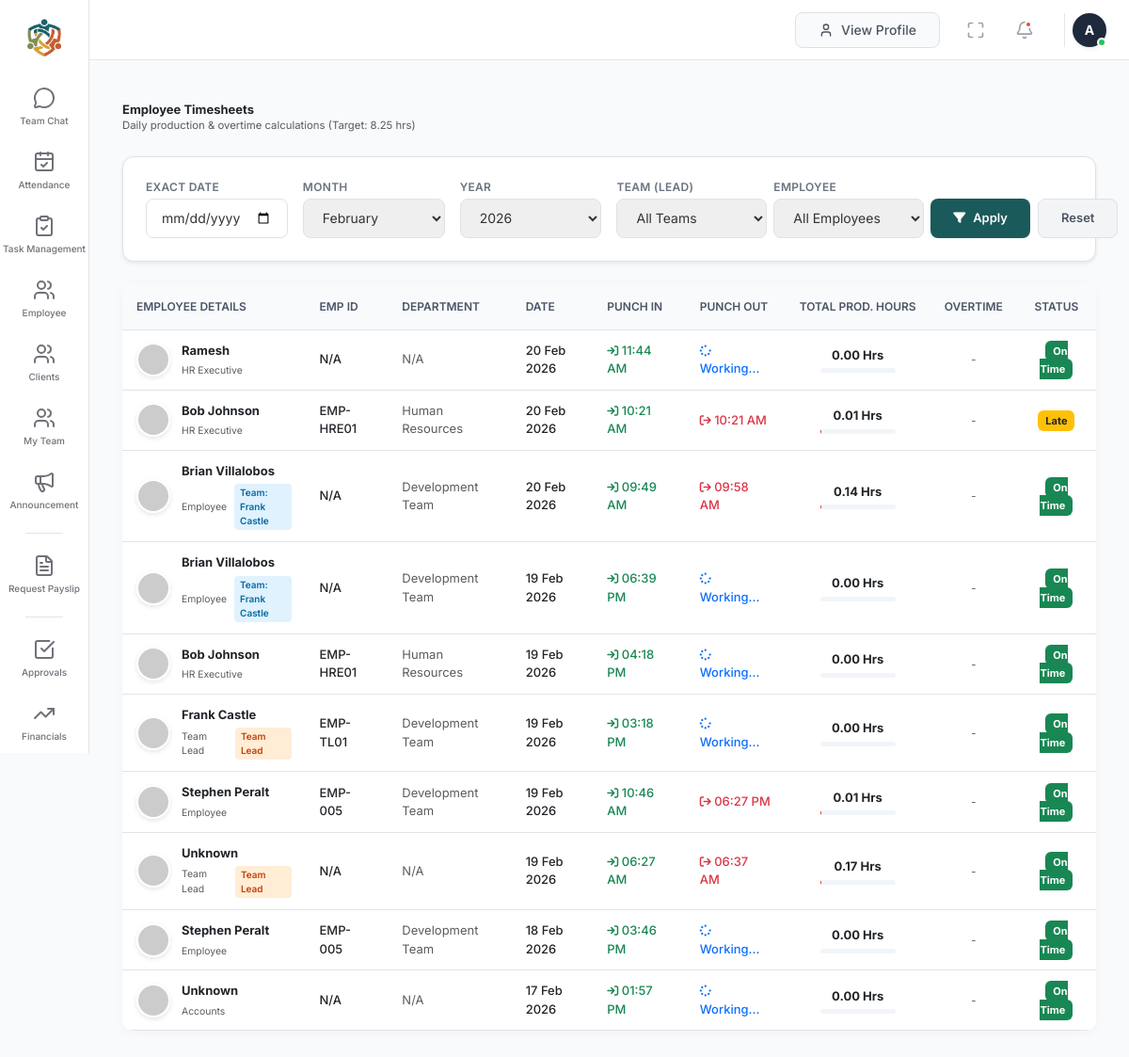
Screenshot of /manager/timesheets_manager.php (signed in) with the database file from the repository.
### tables this page shows
CREATE TABLE `attendance` (
  `id` int(11) NOT NULL,
  `user_id` int(11) NOT NULL,
  `department` varchar(100) DEFAULT NULL,
  `punch_in` datetime DEFAULT NULL,
  `punch_out` datetime DEFAULT NULL,
  `production_hours` decimal(5,2) DEFAULT 0.00,
  `status` enum('On Time','Late','WFH','Absent') DEFAULT 'On Time',
  `date` date NOT NULL,
  `break_time` varchar(50) DEFAULT NULL
);

CREATE TABLE `users` (
  `id` int(11) NOT NULL,
  `name` varchar(100) DEFAULT NULL,
  `employee_id` varchar(20) DEFAULT NULL,
  `department` varchar(100) DEFAULT NULL,
  `username` varchar(100) NOT NULL,
  `email` varchar(255) DEFAULT NULL,
  `password` varchar(255) NOT NULL,
  `role` enum('System Admin','HR','Manager','Team Lead','Employee','Sales','Digital Marketing','IT Admin','IT Executive','HR Executive','CFO','Accounts') NOT NULL,
  `last_password_change` timestamp NULL DEFAULT NULL
);

### manager/timesheets_manager.php (the view, shortened to what this page needs)
<?php
require_once '../include/db_connect.php';
$session_id = $_SESSION['user_id'];
$role_q = mysqli_query($conn, "SELECT role FROM users WHERE id = '$session_id'");
$role_row = mysqli_fetch_assoc($role_q);
$role = $role_row['role'] ?? 'Employee';
$hierarchy_sql = "";
$filter_date  = $_GET['f_date'] ?? '';
$filter_month = $_GET['f_month'] ?? '';
$filter_year  = $_GET['f_year'] ?? '';
$filter_tl    = $_GET['f_tl'] ?? '';
$filter_emp   = $_GET['f_emp'] ?? '';
if (empty($filter_date) && empty($filter_month) && empty($filter_year) && empty($filter_tl) && empty($filter_emp)) {
    $filter_month = date('m');
    $filter_year = date('Y');
}
$conditions = [];
if (!empty($filter_date)) {
    $conditions[] = "a.date = '" . mysqli_real_escape_string($conn, $filter_date) . "'";
} else {
    if (!empty($filter_month)) {
        $conditions[] = "MONTH(a.date) = '" . mysqli_real_escape_string($conn, $filter_month) . "'";
    }
    if (!empty($filter_year)) {
        $conditions[] = "YEAR(a.date) = '" . mysqli_real_escape_string($conn, $filter_year) . "'";
    }
}
$whereSQL = count($conditions) > 0 ? " AND " . implode(' AND ', $conditions) : "";
$query = "
    SELECT DISTINCT
        a.id as attendance_id,
        u.id as user_id,
        u.name as emp_name,
        u.role,
        ep.emp_id_code,
        ep.department,
        a.date,
        a.punch_in,
        a.punch_out,
        a.production_hours,
        a.status,
        tl.name as team_lead_name,
        mgr.name as manager_name
    FROM attendance a
    JOIN users u ON a.user_id = u.id
    LEFT JOIN employee_profiles ep ON u.id = ep.user_id
    LEFT JOIN users tl ON ep.reporting_to = tl.id
    LEFT JOIN users mgr ON ep.manager_id = mgr.id
    WHERE 1=1
    $hierarchy_sql
    $whereSQL
    ORDER BY a.date DESC, a.punch_in DESC
";
$result = mysqli_query($conn, $query);
$timesheets = [];
if ($result) {
    while ($row = mysqli_fetch_assoc($result)) {
        $timesheets[] = $row;
    }
}
$current_year = date('Y');
$years = range(2024, $current_year + 2);
$months = [
    '01' => 'January', '02' => 'February', '03' => 'March', '04' => 'April',
    '05' => 'May', '06' => 'June', '07' => 'July', '08' => 'August',
    '09' => 'September', '10' => 'October', '11' => 'November', '12' => 'December'
];
?>
<!DOCTYPE html>
<html lang="en">
<head>
    <link href="https://cdn.jsdelivr.net/npm/bootstrap@5.3.0/dist/css/bootstrap.min.css" rel="stylesheet">
    <script src="https://cdn.tailwindcss.com"></script>
    <link rel="stylesheet" href="https://cdnjs.cloudflare.com/ajax/libs/font-awesome/6.0.0/css/all.min.css">
</head>
<body class="bg-slate-50">
    <?php include('../sidebars.php'); ?>
    <main id="mainContent">
        <?php include '../header.php'; ?>
        <div class="mb-4">
            <h4 class="fw-bold mb-0 text-dark">
                <?php
                    if($role === 'Manager') echo "Department Timesheets";
                    elseif($role === 'Team Lead') echo "My Team Timesheets";
                    else echo "Employee Timesheets";
                ?>
            </h4>
            <p class="text-muted small mb-0">Daily production & overtime calculations (Target: 8.25 hrs)</p>
        </div>
        <form method="GET" action="timesheets_manager.php" class="bg-white p-4 rounded-xl shadow-sm border border-gray-100 mb-4 grid grid-cols-1 md:grid-cols-3 lg:grid-cols-6 gap-3 items-end">
            <div class="flex-1 min-w-[140px]">
                <label class="block text-xs font-semibold text-gray-500 mb-1 uppercase tracking-wide">Exact Date</label>
                <input type="date" name="f_date" value="<?php echo htmlspecialchars($filter_date); ?>"
                       class="w-full border border-gray-300 rounded-lg px-3 text-sm outline-none focus:border-[#1b5a5a] h-[42px]">
            </div>
            <div class="flex-1 min-w-[130px]">
                <label class="block text-xs font-semibold text-gray-500 mb-1 uppercase tracking-wide">Month</label>
                <select name="f_month" class="w-full border border-gray-300 rounded-lg px-3 text-sm outline-none focus:border-[#1b5a5a] h-[42px]">
                    <?php foreach($months as $num => $name): ?>
                        <option value="<?php echo $num; ?>" <?php echo ($filter_month == $num) ? 'selected' : ''; ?>>
                            <?php echo $name; ?>
                        </option>
                    <?php endforeach; ?>
                </select>
            </div>
            <div class="flex-1 min-w-[110px]">
                <label class="block text-xs font-semibold text-gray-500 mb-1 uppercase tracking-wide">Year</label>
                <select name="f_year" class="w-full border border-gray-300 rounded-lg px-3 text-sm outline-none focus:border-[#1b5a5a] h-[42px]">
                    <?php foreach($years as $y): ?>
                        <option value="<?php echo $y; ?>" <?php echo ($filter_year == $y) ? 'selected' : ''; ?>>
                            <?php echo $y; ?>
                        </option>
                    <?php endforeach; ?>
                </select>
            </div>
            <?php if($role === 'Manager' || $role === 'HR' || $role === 'System Admin' || $role === 'HR Executive'): ?>
            <div class="flex-1 min-w-[160px]">
                <label class="block text-xs font-semibold text-gray-500 mb-1 uppercase tracking-wide">Team (Lead)</label>
                <select name="f_tl" class="w-full border border-gray-300 rounded-lg px-3 text-sm outline-none focus:border-[#1b5a5a] h-[42px]">
                    <option value="">All Teams</option>
                </select>
            </div>
            <?php endif; ?>
            <?php if($role !== 'Employee'): ?>
            <div class="flex-1 min-w-[160px]">
                <label class="block text-xs font-semibold text-gray-500 mb-1 uppercase tracking-wide">Employee</label>
                <select name="f_emp" class="w-full border border-gray-300 rounded-lg px-3 text-sm outline-none focus:border-[#1b5a5a] h-[42px]">
                    <option value="">All Employees</option>
                </select>
            </div>
            <?php endif; ?>
            <div class="flex items-center gap-2 lg:col-span-1">
                <button type="submit" class="bg-[#1b5a5a] hover:bg-[#134444] text-white px-4 rounded-lg font-semibold transition-colors h-[42px] flex items-center justify-center gap-2 w-full">
                    <i class="fa-solid fa-filter"></i> Apply
                </button>
                <a href="timesheets_manager.php" class="bg-gray-100 hover:bg-gray-200 text-gray-600 px-4 rounded-lg font-semibold transition-colors h-[42px] flex items-center justify-center text-decoration-none w-full border">
                    Reset
                </a>
            </div>
        </form>
        <div class="card p-0 overflow-hidden">
            <div class="table-responsive">
                <table class="table mb-0 table-hover">
                    <thead>
                        <tr>
                            <th>Employee Details</th>
                            <th>Emp ID</th>
                            <th>Department</th>
                            <th>Date</th>
                            <th>Punch In</th>
                            <th>Punch Out</th>
                            <th class="text-center">Total Prod. Hours</th>
                            <th class="text-center">Overtime</th>
                            <th class="text-center">Status</th>
                        </tr>
                    </thead>
                    <tbody>
                        <?php
                        if (empty($timesheets)) {
                            echo "<tr><td colspan='9' class='text-center py-5 text-muted'><i class='fa-regular fa-folder-open text-3xl mb-2 text-gray-300 block'></i> No attendance records found for the selected criteria.</td></tr>";
                        } else {
                            foreach($timesheets as $row):
                                $date_formatted = date('d M Y', strtotime($row['date']));
                                $punch_in = $row['punch_in'] ? date('h:i A', strtotime($row['punch_in'])) : '---';
                                $punch_out = $row['punch_out'] ? date('h:i A', strtotime($row['punch_out'])) : 'Active';
                                $expected_hours = 8.25;
                                $worked_hours = floatval($row['production_hours']);
                                $overtime = ($worked_hours > $expected_hours) ? ($worked_hours - $expected_hours) : 0;
                                $statusClass = "bg-light text-secondary";
                                if ($row['status'] == 'On Time') $statusClass = "bg-success text-white";
                                else if ($row['status'] == 'Late') $statusClass = "bg-warning text-dark";
                                else if ($row['status'] == 'Absent') $statusClass = "bg-danger text-white";
                                $team_label = "";
                                if ($row['role'] === 'Team Lead') {
                                    $team_label = "<span class='team-badge bg-orange-100 text-orange-700'>Team Lead</span>";
                                } elseif (!empty($row['team_lead_name'])) {
                                    $team_label = "<span class='team-badge'>Team: " . htmlspecialchars($row['team_lead_name']) . "</span>";
                                } elseif (!empty($row['manager_name'])) {
                                    $team_label = "<span class='team-badge bg-purple-100 text-purple-700'>Reports to: " . htmlspecialchars($row['manager_name']) . "</span>";
                                }
                        ?>
                        <tr>
                            <td>
                                <div class="d-flex align-items-center">
                                    <img src="https://ui-avatars.com/api/?name=<?php echo urlencode($row['emp_name']); ?>&background=random" class="avatar-img">
                                    <div>
                                        <?php if ($row['role'] === 'Team Lead' && $role === 'Manager' && empty($filter_tl)): ?>
                                            <a href="timesheets_manager.php?f_tl=<?php echo $row['user_id']; ?>&f_month=<?php echo $filter_month; ?>&f_year=<?php echo $filter_year; ?>" class="fw-bold text-[#1b5a5a] text-decoration-none hover:underline" title="Click to view Team Members">
                                                <?php echo htmlspecialchars($row['emp_name'] ?: 'Unknown'); ?> <i class="fa-solid fa-arrow-right-to-bracket ms-1 text-[10px]"></i>
                                            </a>
                                        <?php else: ?>
                                            <div class="fw-bold text-dark"><?php echo htmlspecialchars($row['emp_name'] ?: 'Unknown'); ?></div>
                                        <?php endif; ?>
                                        <div class="mt-1 flex items-center gap-2">
                                            <small class="text-muted"><?php echo htmlspecialchars($row['role']); ?></small>
                                            <?php echo $team_label; ?>
                                        </div>
                                    </div>
                                </div>
                            </td>
                            <td class="font-medium text-gray-700"><?php echo htmlspecialchars($row['emp_id_code'] ?: 'N/A'); ?></td>
                            <td class="text-muted"><?php echo htmlspecialchars($row['department'] ?: 'N/A'); ?></td>
                            <td class="font-medium text-gray-700"><?php echo $date_formatted; ?></td>
                            <td><span class="text-success fw-medium"><i class="fa-solid fa-arrow-right-to-bracket text-xs"></i> <?php echo $punch_in; ?></span></td>
                            <td>
                                <?php if($punch_out === 'Active'): ?>
                                    <span class="text-primary fw-medium"><i class="fa-solid fa-spinner fa-spin text-xs"></i> Working...</span>
                                <?php else: ?>
                                    <span class="text-danger fw-medium"><i class="fa-solid fa-arrow-right-from-bracket text-xs"></i> <?php echo $punch_out; ?></span>
                                <?php endif; ?>
                            </td>
                            <td class="text-center">
                                <span class="fw-bold text-dark"><?php echo number_format($worked_hours, 2); ?> Hrs</span>
                                <div class="progress mt-1" style="height: 5px; width: 80px; margin: 0 auto; background-color: #f1f5f9;">
                                </div>
                            </td>
                            <td class="text-center">
                                <?php if ($overtime > 0): ?>
                                    <span class="badge-ot">+<?php echo number_format($overtime, 2); ?> Hrs</span>
                                <?php else: ?>
                                    <span class="text-muted small">-</span>
                                <?php endif; ?>
                            </td>
                            <td class="text-center">
                                <span class="badge-status <?php echo $statusClass; ?>"><?php echo htmlspecialchars($row['status']); ?></span>
                            </td>
                        </tr>
                        <?php
                            endforeach;
                        }
                        ?>
                    </tbody>
                </table>
            </div>
        </div>
    </main>
</body>
</html>

### manager/timesheets_manager.php (style rules this page uses)
:root { --primary-orange: #1b5a5a; --bg-gray: #f8f9fa; --border-color: #edf2f7; }
body { background-color: var(--bg-gray); font-family: 'Inter', sans-serif; font-size: 13px; color: #333; overflow-x: hidden; }
#mainContent { margin-left: 95px; padding: 25px 35px; transition: margin-left 0.3s ease; width: calc(100% - 95px); }
.card { border: none; border-radius: 12px; box-shadow: 0 2px 12px rgba(0,0,0,0.04); margin-bottom: 20px; background: #fff; }
.table thead th { background: #f9fafb; padding: 15px; border-bottom: 1px solid var(--border-color); color: #4a5568; font-weight: 600; text-transform: uppercase; font-size: 12px; white-space: nowrap; }
.table tbody td { padding: 12px 15px; border-bottom: 1px solid var(--border-color); vertical-align: middle; }
.avatar-img { width: 36px; height: 36px; border-radius: 50%; object-fit: cover; margin-right: 12px; border: 2px solid #fff; box-shadow: 0 2px 5px rgba(0,0,0,0.1); }
.badge-status { padding: 4px 8px; border-radius: 6px; font-weight: bold; font-size: 11px; }
.team-badge { background-color: #e0f2fe; color: #0369a1; padding: 2px 6px; border-radius: 4px; font-size: 10px; font-weight: 600; }

### sidebars.php (style rules this page uses)
:root { --primary-sidebar-width: 95px; --secondary-sidebar-width: 220px; --active-bg: #f4f4f5; --border-color: #e4e4e7; --text-muted: #71717a; }

### rows the page displays
attendance: user.name "Ramesh", user.role "HR Executive", emp_id_code "N/A", department "N/A", date "20 Feb 2026", punch_in "11:44 AM", shows "Working...", production_hours "0.00", status "On Time"
attendance: user.name "Bob Johnson", user.role "HR Executive", emp_id_code "EMP-HRE01", department "Human Resources", date "20 Feb 2026", punch_in "10:21 AM", punch_out "10:21 AM", production_hours "0.01", status "Late"
attendance: user.name "Brian Villalobos", user.role "Employee", team_lead_name "Frank Castle", emp_id_code "N/A", department "Development Team", date "20 Feb 2026", punch_in "09:49 AM", punch_out "09:58 AM", production_hours "0.14", status "On Time"
attendance: user.name "Brian Villalobos", user.role "Employee", team_lead_name "Frank Castle", emp_id_code "N/A", department "Development Team", date "19 Feb 2026", punch_in "06:39 PM", shows "Working...", production_hours "0.00", status "On Time"
attendance: user.name "Bob Johnson", user.role "HR Executive", emp_id_code "EMP-HRE01", department "Human Resources", date "19 Feb 2026", punch_in "04:18 PM", shows "Working...", production_hours "0.00", status "On Time"
attendance: user.name "Frank Castle", user.role "Team Lead", emp_id_code "EMP-TL01", department "Development Team", date "19 Feb 2026", punch_in "03:18 PM", shows "Working...", production_hours "0.00", status "On Time"
attendance: user.name "Stephen Peralt", user.role "Employee", emp_id_code "EMP-005", department "Development Team", date "19 Feb 2026", punch_in "10:46 AM", punch_out "06:27 PM", production_hours "0.01", status "On Time"
attendance: user.name "Unknown", user.role "Team Lead", emp_id_code "N/A", department "N/A", date "19 Feb 2026", punch_in "06:27 AM", punch_out "06:37 AM", production_hours "0.17", status "On Time"
attendance: user.name "Stephen Peralt", user.role "Employee", emp_id_code "EMP-005", department "Development Team", date "18 Feb 2026", punch_in "03:46 PM", shows "Working...", production_hours "0.00", status "On Time"
attendance: user.name "Unknown", user.role "Accounts", emp_id_code "N/A", department "N/A", date "17 Feb 2026", punch_in "01:57 PM", shows "Working...", production_hours "0.00", status "On Time"

### other values shown
$item['name'] "Team Chat"
$item['name'] "Attendance"
$item['name'] "Task Management"
$item['name'] "Employee"
$item['name'] "Clients"
$item['name'] "My Team"
$item['name'] "Announcement"
$item['name'] "Request Payslip"
$item['name'] "Approvals"
$item['name'] "Financials"
substr($display_name, 0, 1) "A"
form field f_month "February"
form field f_year "2026"
